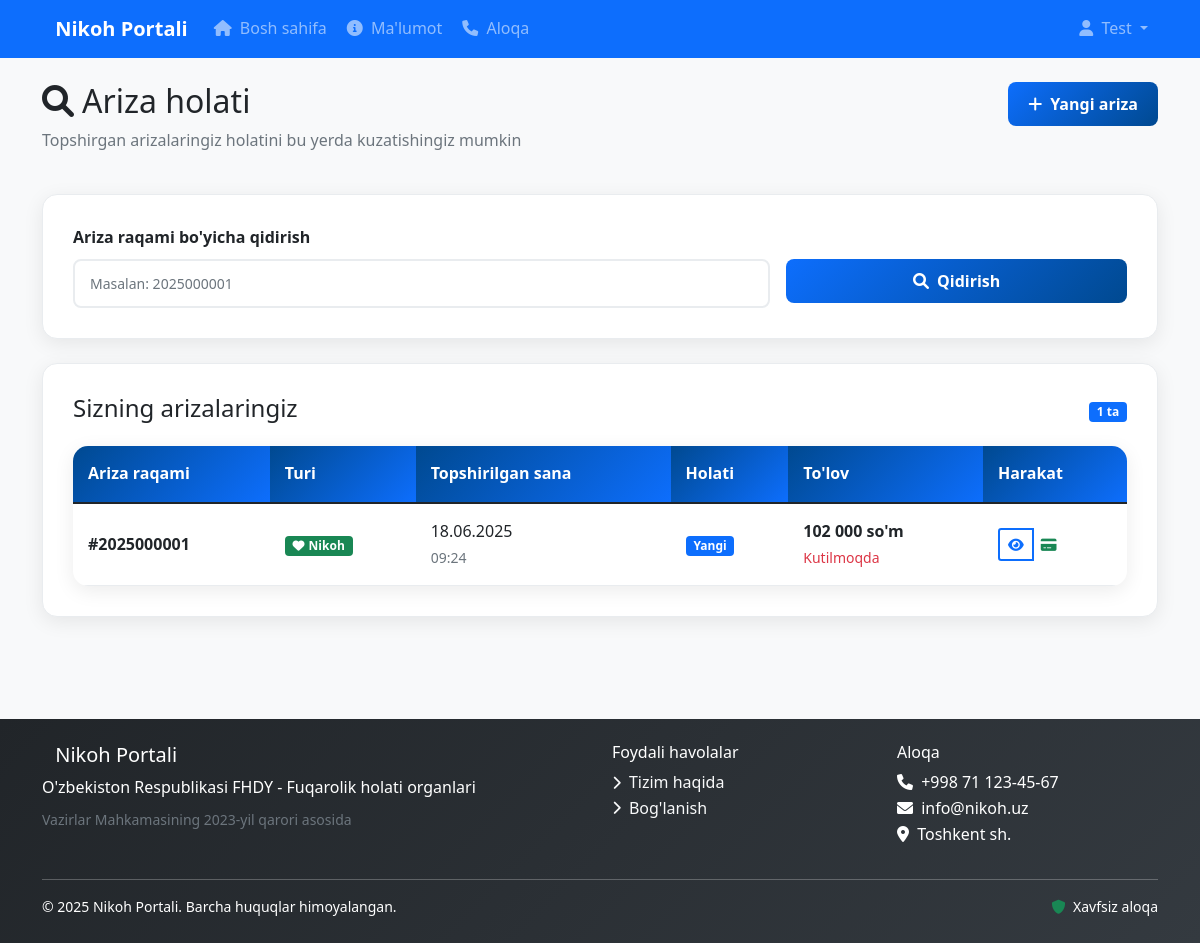
/?page=ariza_holati&id=1 (signed in), run on the app's committed database.
### tables this page shows
CREATE TABLE users (
                       id INT AUTO_INCREMENT PRIMARY KEY,
                       passport_series VARCHAR(9) NOT NULL UNIQUE COMMENT 'Pasport seriyasi (AA1234567)',
                       first_name VARCHAR(50) NOT NULL COMMENT 'Ismi',
                       last_name VARCHAR(50) NOT NULL COMMENT 'Familiyasi',
                       middle_name VARCHAR(50) DEFAULT NULL COMMENT 'Otasining ismi',
                       birth_date DATE DEFAULT NULL COMMENT 'Tug\'ilgan sanasi',
                       birth_place VARCHAR(200) DEFAULT NULL COMMENT 'Tug\'ilgan joyi',
                       citizenship VARCHAR(50) DEFAULT 'O\'zbekiston' COMMENT 'Fuqaroligi',
                       phone VARCHAR(13) NOT NULL COMMENT 'Telefon raqami (+998xxxxxxxxx)',
                       email VARCHAR(100) DEFAULT NULL COMMENT 'Email manzil',
                       password_hash VARCHAR(255) NOT NULL COMMENT 'Shifrlangan parol',
                       gender ENUM('erkak', 'ayol') DEFAULT NULL COMMENT 'Jinsi',
                       marital_status ENUM('turmushga_chiqmagan', 'nikohda', 'ajrashgan', 'beva') DEFAULT 'turmushga_chiqmagan',
                       address TEXT DEFAULT NULL COMMENT 'Yashash manzili',
                       registration_date TIMESTAMP DEFAULT CURRENT_TIMESTAMP,
                       last_login TIMESTAMP NULL,
                       is_verified BOOLEAN DEFAULT TRUE COMMENT 'Tasdiqlangan holati',
                       verification_token VARCHAR(100) NULL,
                       created_at TIMESTAMP DEFAULT CURRENT_TIMESTAMP,
                       updated_at TIMESTAMP DEFAULT CURRENT_TIMESTAMP ON UPDATE CURRENT_TIMESTAMP
);

CREATE TABLE applications (
                              id INT AUTO_INCREMENT PRIMARY KEY,
                              application_number VARCHAR(20) NOT NULL UNIQUE COMMENT 'Ariza raqami',
                              application_type ENUM('nikoh', 'ajralish') NOT NULL COMMENT 'Ariza turi',

     
                              applicant_id INT NOT NULL,

     
                              partner_id INT NULL COMMENT 'Sherik ID (agar tizimda ro\'yxatdan o\'tgan bo\'lsa)',
                              partner_passport VARCHAR(9) NULL COMMENT 'Sherik pasporti',
                              partner_name VARCHAR(150) NULL COMMENT 'Sherik to\'liq ismi',
                              partner_birth_date DATE NULL,
                              partner_phone VARCHAR(13) NULL,

     
                              marriage_date DATE NULL COMMENT 'Nikoh sanasi (ajralish uchun)',
                              marriage_certificate_number VARCHAR(50) NULL COMMENT 'Nikoh guvohnomasi raqami',
                              divorce_reason TEXT NULL COMMENT 'Ajralish sababi',

     
                              status ENUM(
                                  'yangi',
                                  'korib_chiqilmoqda',
                                  'qoshimcha_hujjat_kerak',
                                  'tasdiqlandi',
                                  'rad_etildi',
                                  'tugallandi'
                                  ) DEFAULT 'yangi',

     
                              preferred_date DATE NULL COMMENT 'Nikoh uchun istagan sana',
                              appointment_date DATETIME NULL COMMENT 'Belgilangan vaqt',

     
                              assigned_admin_id INT NULL COMMENT 'Mas\'ul xodim',
                              reviewed_by INT NULL COMMENT 'Ko\'rib chiqgan xodim',
                              review_date TIMESTAMP NULL,
                              review_notes TEXT NULL COMMENT 'Ko\'rib chiqish izohlari',

     
                              ceremony_type ENUM('oddiy', 'tantanali', 'uyga_chiqib') DEFAULT 'oddiy',
                              ceremony_location VARCHAR(200) NULL COMMENT 'Marosim joyi',

     
                              payment_required DECIMAL(10,2) DEFAULT 0.00 COMMENT 'To\'lov miqdori (so\'m)',
                              payment_status ENUM('kutilmoqda', 'tolandi', 'qaytarildi') DEFAULT 'kutilmoqda',

                              created_at TIMESTAMP DEFAULT CURRENT_TIMESTAMP,
                              updated_at TIMESTAMP DEFAULT CURRENT_TIMESTAMP ON UPDATE CURRENT_TIMESTAMP
);

### pages/user/ariza_holati.php (the view, shortened to what the rows shown need)
<?php global $user;
global $pdo;
$search_query = '';
$applications = [];
try {
    $sql = "SELECT * FROM applications WHERE applicant_id = ? ORDER BY created_at DESC";
    $stmt = $pdo->prepare($sql);
    $stmt->execute([$user['id']]);
    $applications = $stmt->fetchAll();
} catch (Exception $e) {
    $applications = [];
}
function getStatusColor($status) {
    $colors = [
        'yangi' => 'primary',
        'korib_chiqilmoqda' => 'warning',
        'qoshimcha_hujjat_kerak' => 'info',
        'tasdiqlandi' => 'success',
        'rad_etildi' => 'danger',
        'tugallandi' => 'success'
    ];
    return $colors[$status] ?? 'secondary';
}
function getStatusText($status) {
    $texts = [
        'yangi' => 'Yangi',
        'korib_chiqilmoqda' => 'Ko\'rib chiqilmoqda',
        'qoshimcha_hujjat_kerak' => 'Qo\'shimcha hujjat kerak',
        'tasdiqlandi' => 'Tasdiqlandi',
        'rad_etildi' => 'Rad etildi',
        'tugallandi' => 'Tugallandi'
    ];
    return $texts[$status] ?? $status;
}
?>
<div class="container py-4">
    <div class="row mb-4">
        <div class="col-md-8">
            <h2><i class="fas fa-search me-2"></i>Ariza holati</h2>
        </div>
    </div>
    <div class="feature-card">
        <?php if (empty($applications)): ?>
            <div class="text-center py-5">
                <i class="fas fa-file-alt fa-3x text-muted mb-3"></i>
                <h5 class="text-muted">Arizalar topilmadi</h5>
                <?php if ($search_query): ?>
                    <p class="text-muted">Qidiruv natijasi bo'yicha ariza topilmadi</p>
                    <a href="?page=ariza_holati" class="btn btn-outline-primary">Barcha arizalarni ko'rish</a>
                <?php else: ?>
                    <p class="text-muted">Hali hech qanday ariza topshirmagan ekansiz</p>
                    <a href="?page=ariza_topshirish" class="btn btn-primary">Birinchi arizani topshirish</a>
                <?php endif; ?>
            </div>
        <?php else: ?>
            <div class="table-container">
                <table class="table">
                    <thead>
                    <tr>
                        <th>Ariza raqami</th>
                        <th>Turi</th>
                        <th>Topshirilgan sana</th>
                        <th>Holati</th>
                        <th>To'lov</th>
                        <th>Harakat</th>
                    </tr>
                    </thead>
                    <tbody>
                    <?php foreach ($applications as $app): ?>
                        <tr>
                            <td>
                                <strong>#<?php echo htmlspecialchars($app['application_number']); ?></strong>
                            </td>
                            <td>
                                <?php if ($app['application_type'] == 'nikoh'): ?>
                                    <span class="badge bg-success">
                                            <i class="fas fa-heart me-1"></i>Nikoh
                                        </span>
                                <?php else: ?>
                                    <span class="badge bg-warning">
                                            <i class="fas fa-handshake-slash me-1"></i>Ajralish
                                        </span>
                                <?php endif; ?>
                            </td>
                            <td>
                                <?php echo date('d.m.Y', strtotime($app['created_at'])); ?><br>
                                <small class="text-muted"><?php echo date('H:i', strtotime($app['created_at'])); ?></small>
                            </td>
                            <td>
                                    <span class="badge bg-<?php echo getStatusColor($app['status']); ?>">
                                        <?php echo getStatusText($app['status']); ?>
                                    </span>
                            </td>
                            <td>
                                <strong><?php echo number_format($app['payment_required'], 0, '', ' '); ?> so'm</strong><br>
                                <?php if ($app['payment_status'] == 'tolandi'): ?>
                                    <small class="text-success">To'langan</small>
                                <?php else: ?>
                                    <small class="text-danger">Kutilmoqda</small>
                                <?php endif; ?>
                            </td>
                            <td>
                                <div class="btn-group btn-group-sm">
                                    <button class="btn btn-outline-primary"
                                            onclick="viewDetails('<?php echo $app['id']; ?>')">
                                        <i class="fas fa-eye"></i>
                                    </button>
                                    <?php if ($app['payment_status'] != 'tolandi' && in_array($app['status'], ['yangi', 'tasdiqlandi'])): ?>
                                        <button class="btn btn-outline-success"
                                                onclick="payApplication('<?php echo $app['id']; ?>')">
                                            <i class="fas fa-credit-card"></i>
                                        </button>
                                    <?php endif; ?>
                                </div>
                            </td>
                        </tr>
                    <?php endforeach; ?>
                    </tbody>
                </table>
            </div>
        <?php endif; ?>
    </div>
</div>

### index.php (shortened to what the rows shown need)
<?php
$page = isset($_GET['page']) ? $_GET['page'] : 'home';
$user = null;
if (isset($_SESSION['user_id'])) {
    $user = getUserById($_SESSION['user_id']);
}
?>
    <!DOCTYPE html>
    <html lang="uz">
    <head>
        <link href="https://cdn.jsdelivr.net/npm/bootstrap@5.1.3/dist/css/bootstrap.min.css" rel="stylesheet">
        <link href="https://cdnjs.cloudflare.com/ajax/libs/font-awesome/6.0.0/css/all.min.css" rel="stylesheet">
        <link href="assets/css/style.css" rel="stylesheet">
    </head>
    <body>
    <header class="bg-primary text-white">
        <nav class="navbar navbar-expand-lg navbar-dark bg-primary">
            <div class="container">
                <div class="collapse navbar-collapse" id="navbarNav">
                    <ul class="navbar-nav">
                        <?php if ($user): ?>
                            <li class="nav-item dropdown">
                                <a class="nav-link dropdown-toggle" href="#" id="userMenu" role="button" data-bs-toggle="dropdown">
                                    <i class="fas fa-user me-1"></i> <?php echo htmlspecialchars($user['first_name']); ?>
                                </a>
                            </li>
                        <?php endif; ?>
                    </ul>
                </div>
            </div>
        </nav>
    </header>
    <main class="container-fluid">
        <?php
        $page_file = '';
        switch ($page) {
            case 'ariza_holati':
                $page_file = 'pages/user/ariza_holati.php';
                break;
        }
        if ($page_file && file_exists($page_file)) {
            include $page_file;
        }
        ?>
    </main>
    </body>
    </html>

### data on the page
users: first_name "Test"
applications: application_number "2025000001", application_type "nikoh" (drawn), created_at "18.06.2025", created_at "09:24", status "Yangi", payment_required "102 000", payment_status "Kutilmoqda"

### other printed values
count($applications) "1"
SITE_PHONE "+998 71 123-45-67"
SITE_EMAIL "info@nikoh.uz"
